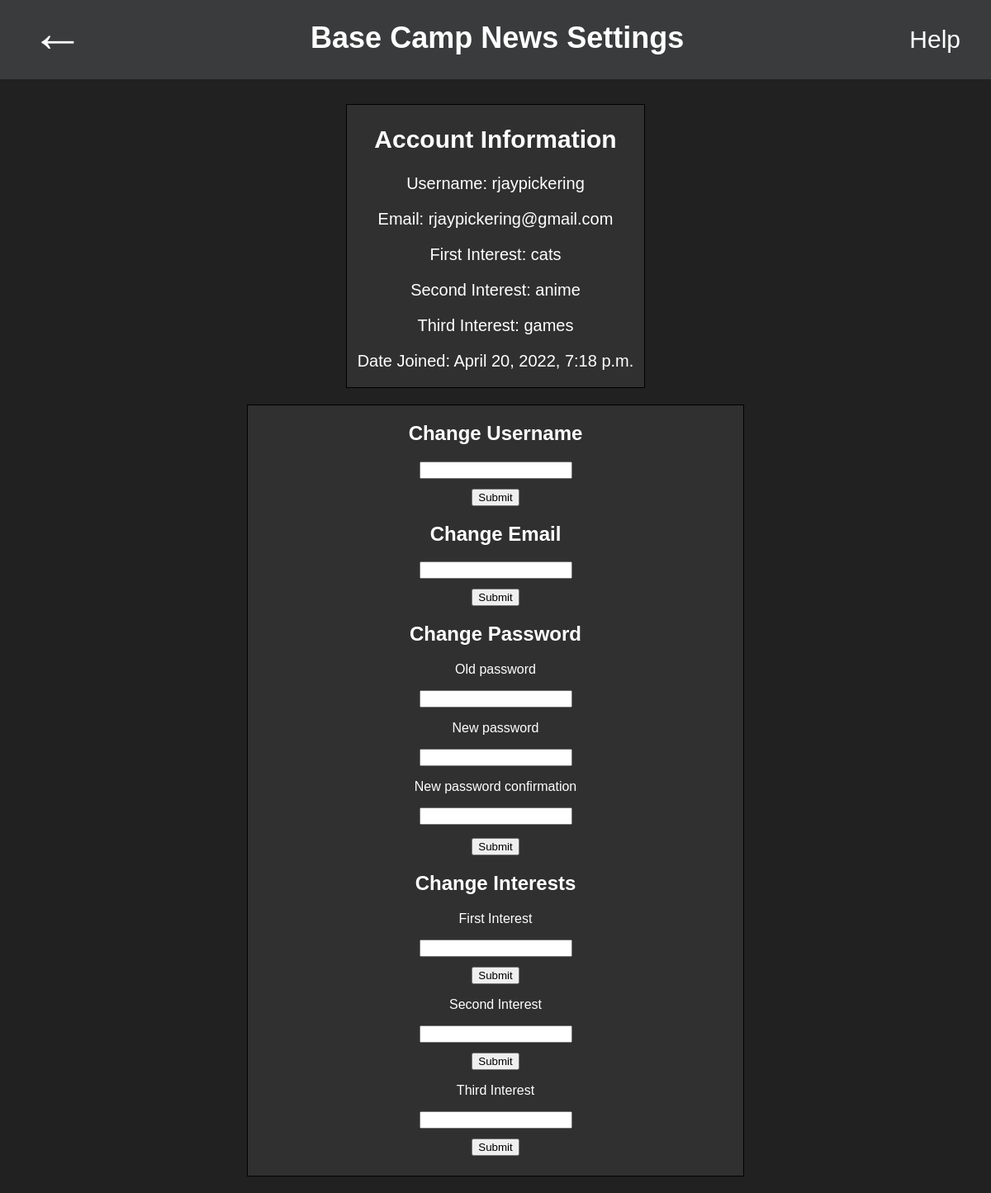
The app's page /setting/ (signed in), older data.
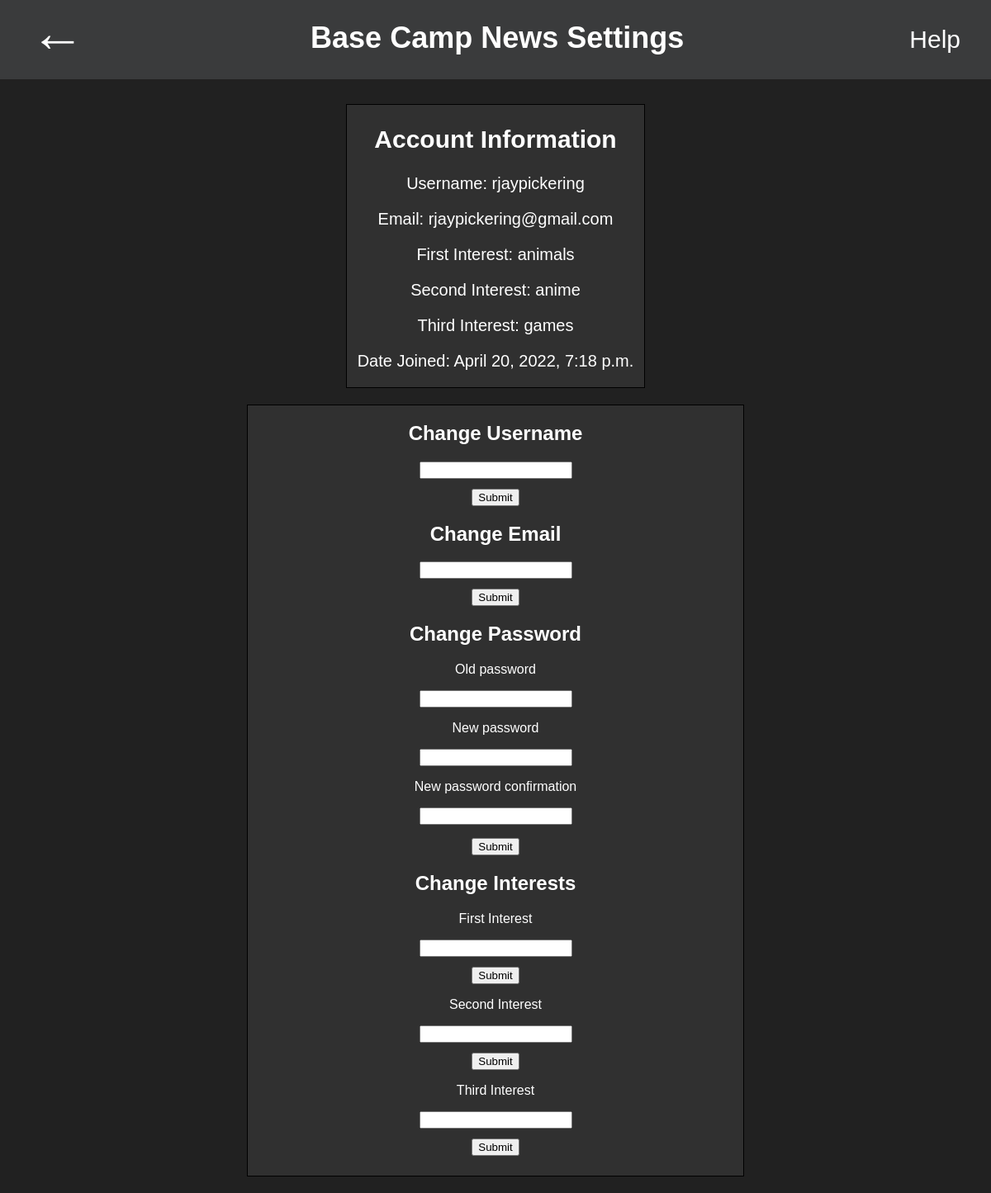
The same page, newer data.
### application/models.py (models this page shows, shortened)
class Customer(AbstractBaseUser, PermissionsMixin):
    username = models.CharField(max_length=128, default='New_User_1953', blank="New_User_1953")
    email = models.EmailField(unique=True, default='')
    password1 = models.CharField(max_length=120)
    password2 = models.CharField(max_length=120)
    interest1 = models.CharField(max_length=50)
    interest2 = models.CharField(max_length=50)
    interest3 = models.CharField(max_length=50)
    is_staff = models.BooleanField(default=False)
    is_active = models.BooleanField(default=True)
    date_joined = models.DateTimeField(default=timezone.now)
    USERNAME_FIELD = 'email'
    REQUIRED_FIELDS = []
    objects = CustomerManager()

### application/views.py (the view)
# urls.py: path('setting/', settingStyle, name="settings"),
@login_required(login_url='signin')
def settingStyle(request):
    if request.method == 'POST':
        if 'password_change' in request.POST:
            if request.method == 'POST':
                form = PasswordChangeForm(request.user, request.POST)
                context = {'form':form}
                if form.is_valid():
                    user = form.save()
                    update_session_auth_hash(request, user)  # Important!
                    messages.success(request, 'Your password was successfully updated!')
                else:
                    messages.error(request, 'Please correct the error below.')
        elif 'username_change' in request.POST:
            username = request.user.username
            newusername = request.POST.get('new_username')
            user = Customer.objects.get(username = username)
            user.username = newusername
            user.save()
            form = PasswordChangeForm(request.user, request.POST)
            context = {'form':form}
        elif 'email_change' in request.POST:
            username = request.user.username
            newemail = request.POST.get('new_email')
            emails = Customer.objects.get(username = username)
            emails.email = newemail
            emails.save()
            form = PasswordChangeForm(request.user, request.POST)
            context = {'form':form}
        elif 'first_change' in request.POST:
            username = request.user.username
            newInterest = request.POST.get('new_first')
            Interest = Customer.objects.get(username = username)
            Interest.interest1 = newInterest
            Interest.save()
            form = PasswordChangeForm(request.user, request.POST)
            context = {'form':form}
        elif 'second_change' in request.POST:
            username = request.user.username
            newInterest = request.POST.get('new_second')
            Interest = Customer.objects.get(username = username)
            Interest.interest2 = newInterest
            Interest.save()
            form = PasswordChangeForm(request.user, request.POST)
            context = {'form':form}
        elif 'third_change' in request.POST:
            username = request.user.username
            newInterest = request.POST.get('new_third')
            Interest = Customer.objects.get(username = username)
            Interest.interest3 = newInterest
            Interest.save()
            form = PasswordChangeForm(request.user, request.POST)
            context = {'form':form}
    else:
        form = PasswordChangeForm(request.user, request.POST)
        context = {'form':form}
    return render(request, 'settings.html', context)

### application/templates/settings.html (shortened to what this page needs)
{% load static %}
<!DOCTYPE html>
<html lang="en">
  <head>
    <link rel="stylesheet" href="{% static 'index.css' %}" />
  </head>
  <body id="main" class="settings_background">
    <div class="settings_flex">
      <a href="{% url 'foryou' %}" class="home_settings">←</a>
      <h1>Base Camp News Settings</h1>
      <div class="help_button">
        <p class="openHelp" onclick="openHelp()">Help</p>
      </div>
    </div>
    <div class="settings_forms_2-0">
      <div class="information_box">
        <h2>Account Information</h2>
        <p>Username: {{request.user.username}}</p>
        <p>Email: {{request.user.email}}</p>
        <p>First Interest: {{request.user.interest1}}</p>
        <p>Second Interest: {{request.user.interest2}}</p>
        <p>Third Interest: {{request.user.interest3}}</p>
        <p>Date Joined: {{request.user.date_joined}}</p>
      </div>
      <div class="change_username">
        <form action="" method="POST" >
          <h2>Change Username</h2>
          <div><input
            type="text"
            name="new_username"
          />
          <div class="submit_button">
          <input type="submit" value="Submit" name="username_change" />
          </div>
        </form>
      </div>
      <div class="change_email">
        <form action="" method="POST" >
            <h2>Change Email</h2>
            <div><input
              type="text"
              name="new_email"
            />
            <div class="submit_button">
            <input type="submit" value="Submit" name="email_change" />
            </div>
        </form>
      </div>
      <div class="password_box">
        <form action="" method="POST" >
          <h2>Change Password</h2>
          <p>{{form.old_password.label}}</p>
          <p>{{form.old_password}}</p>
          <p>{{form.new_password1.label}}</p>
          <p>{{form.new_password1}}</p>
          <p>{{form.new_password2.label}}</p>
          <p>{{form.new_password2}}</p>
          <div class="submit_button">
          <input type="submit" value="Submit" name="password_change" />
          </div>
        </form>
      </div>
      <div class="interest_change">
        <form action="" method="POST" class="interest_change">
            <h2>Change Interests</h2>
            <p>First Interest</p>
            <div><input
              type="text"
              name="new_first"
            />
            <div class="submit_button">
            <input type="submit" value="Submit" name="first_change" />
            </div>
            <p>Second Interest</p>
            <div><input
              type="text"
              name="new_second"
            />
            <div class="submit_button">
            <input type="submit" value="Submit" name="second_change" />
            </div>
            <p>Third Interest</p>
            <div><input
              type="text"
              name="new_third"
            />
            <div class="submit_button">
            <input type="submit" value="Submit" name="third_change" />
            </div>
        </form>
      </div>
    </div>
  </body>
</html>

Row changes from the older to the newer data that the page shows:
changed Customer "rjaypickering": user.interest1 "cats" → "animals"
